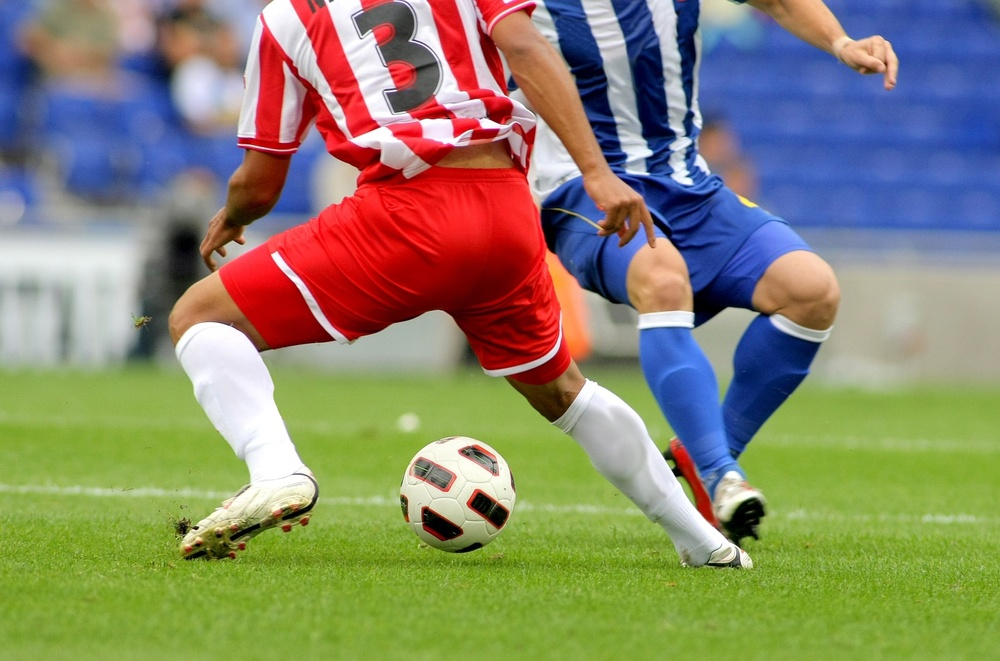
#> input picture CV_DL/ch4/soccer.jpg, 1000 x 661 px, shrunk from 1434 x 948 before the run, found by its file name
$ python 4-2Exp.py
#> lines starting #> are read from the running program, lines starting #| are printed output that depends on the picture; after the words box and inside, x2 and y2 are one past the last pixel; in counts of white or black regions, pixels touching at a corner belong together
import cv2 as cv

img = cv.imread('source/ch4/soccer.jpg')
#> img is the input picture: shape (661, 1000, 3); mean B, G, R 107.3, 133.3, 136.8
gray = cv.cvtColor(img, cv.COLOR_BGR2GRAY)
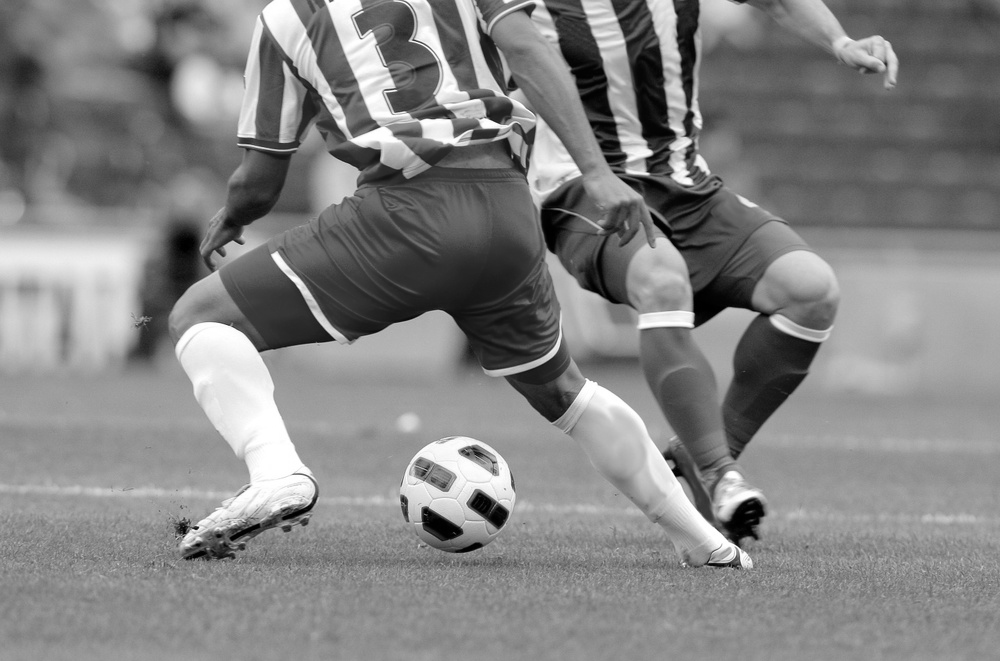
#> gray: shape (661, 1000); min 0, max 255, mean 131.4

# Canny() 함수의 파라미터를 바꿔가며 상호 비교
canny1 = cv.Canny(gray, 50, 150)
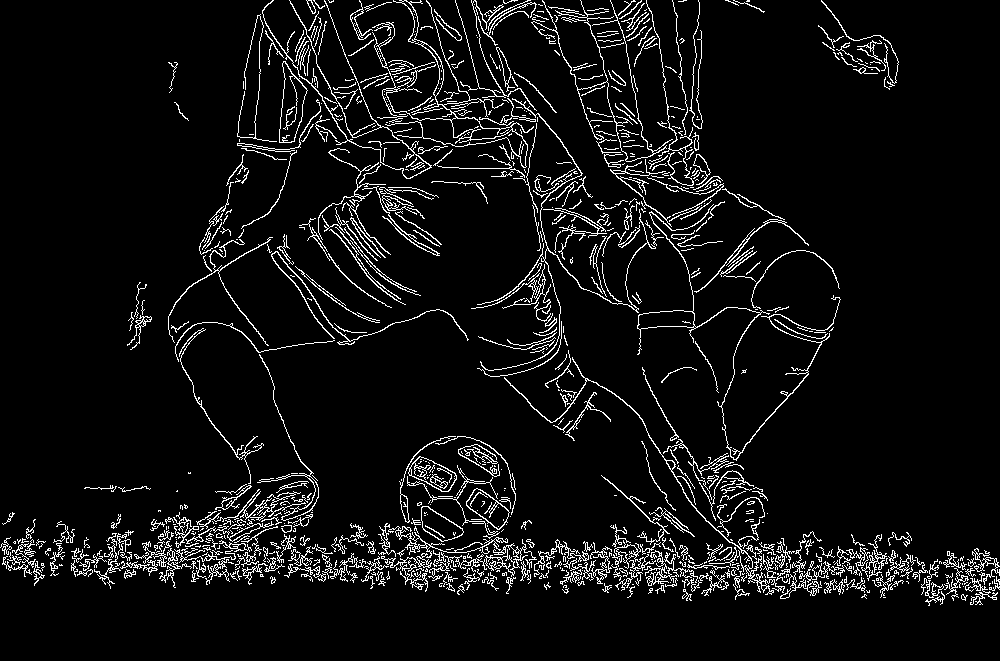
#> canny1: shape (661, 1000); 6.5% white in thin lines or dots
canny2 = cv.Canny(gray, 100, 200)
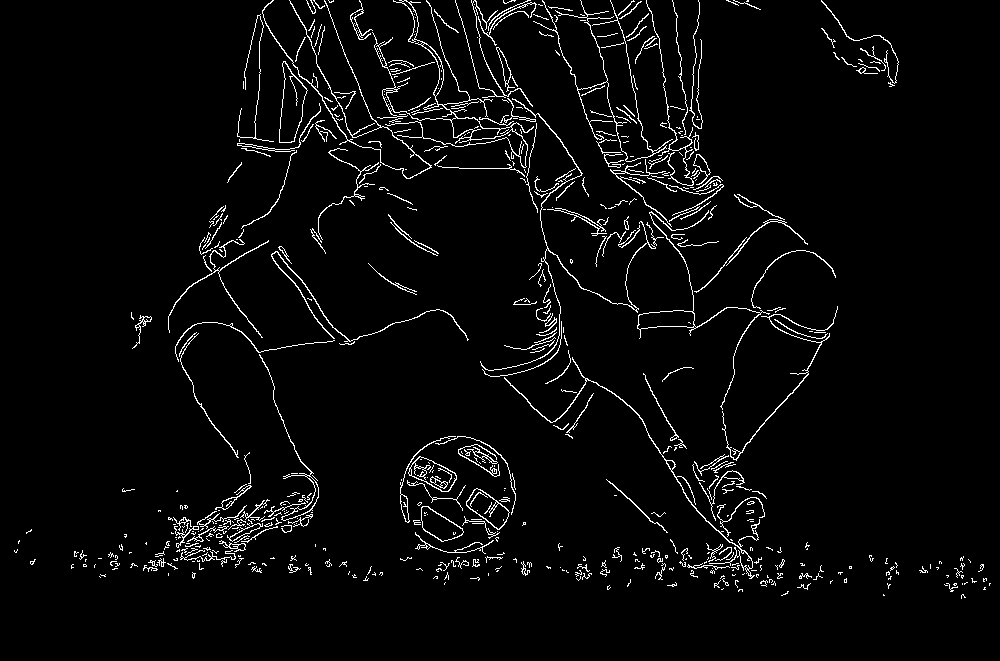
#> canny2: shape (661, 1000); 3.6% white in thin lines or dots, all inside (x1, y1, x2, y2) = (14, 0, 991, 599)
canny3 = cv.Canny(gray, 100, 200, None, 3, True)
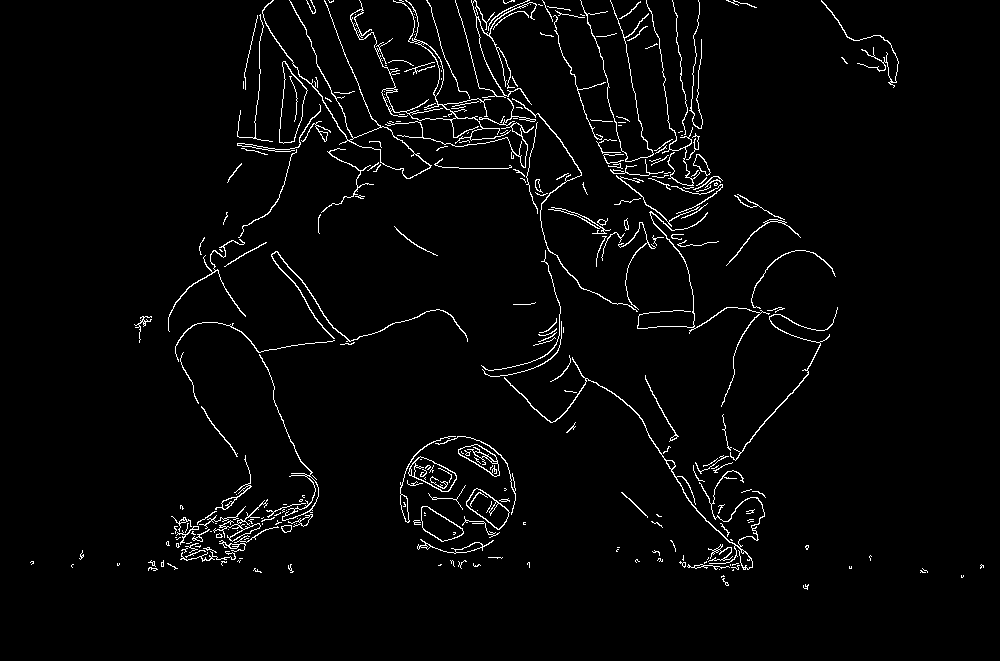
#> canny3: shape (661, 1000); 2.8% white in thin lines or dots, all inside (x1, y1, x2, y2) = (30, 0, 984, 590)
canny4 = cv.Canny(gray, 100, 200, None, 5, True)
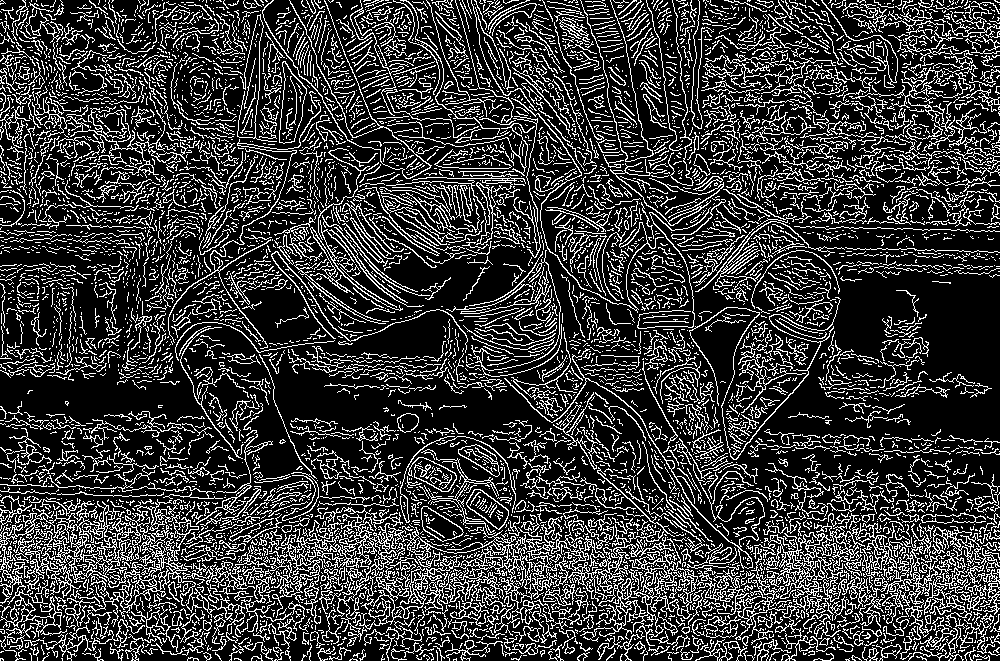
#> canny4: shape (661, 1000); 22.4% white in thin lines or dots
# L2gradient를 True로 설정하니 더욱 정확한 에지 추출
# 커널 사이즈가 5로 커지니 너무 많은 노이즈 발생

cv.imshow('Original',gray)
cv.imshow('Canny1',canny1)
cv.imshow('Canny2',canny2)
cv.imshow('Canny3',canny3)
cv.imshow('Canny4',canny4)

cv.waitKey()
cv.destroyAllWindows()

$ run again, with CV_DL/ch4/apples.jpg copied over CV_DL/ch4/soccer.jpg
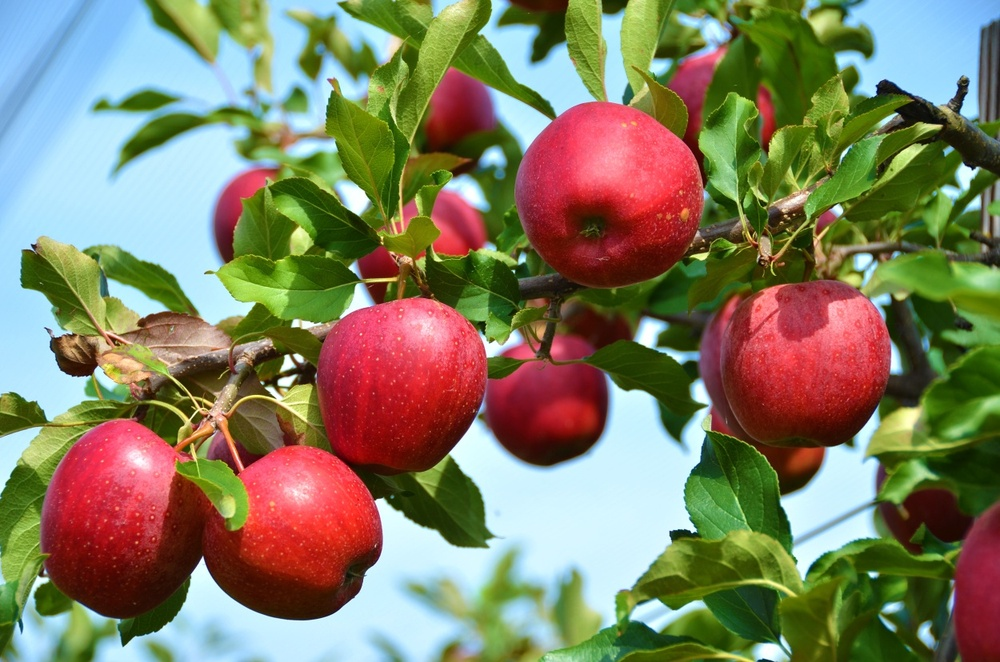
#> input picture CV_DL/ch4/apples.jpg, 1000 x 662 px, shrunk from 1250 x 828 before the run, found by its file name
#> img is the input picture: shape (662, 1000, 3); mean B, G, R 98.6, 125.8, 129.6
#> `canny1 = cv.Canny(gray, 50, 150)`:
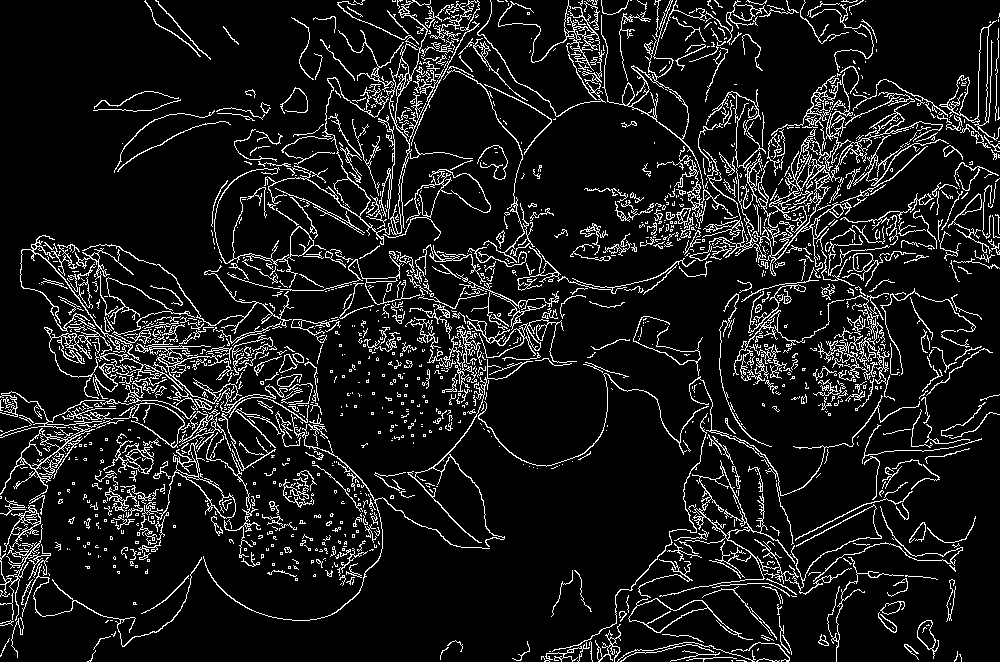
#> canny1: shape (662, 1000); 10.1% white in thin lines or dots
#> canny2: shape (662, 1000); 6.7% white in thin lines or dots
#> canny3: shape (662, 1000); 5.4% white in thin lines or dots
#> `canny4 = cv.Canny(gray, 100, 200, None, 5, True)`:
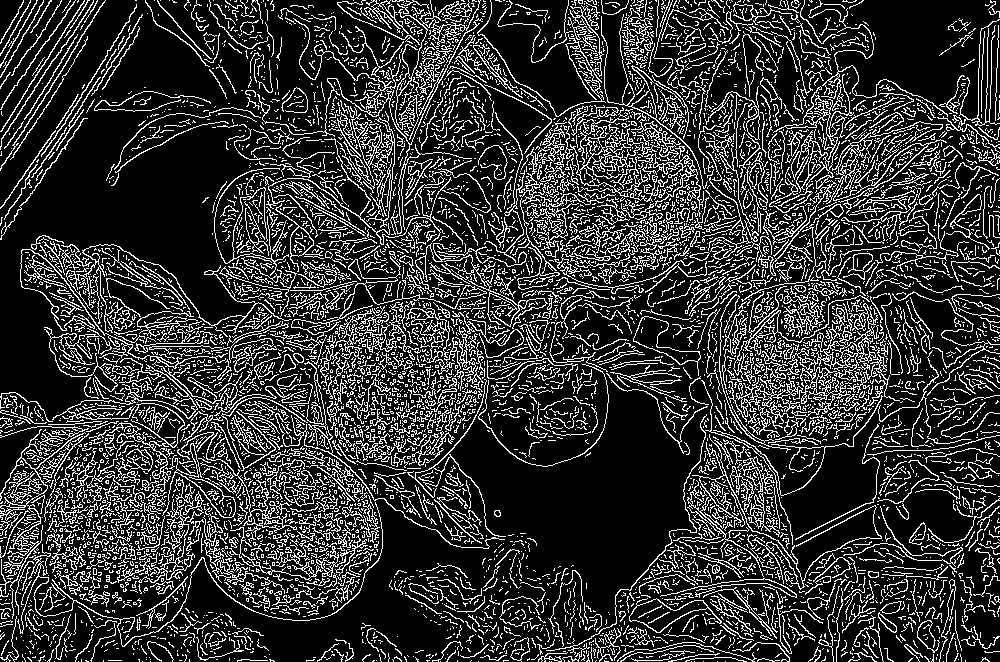
#> canny4: shape (662, 1000); 20.3% white in thin lines or dots
